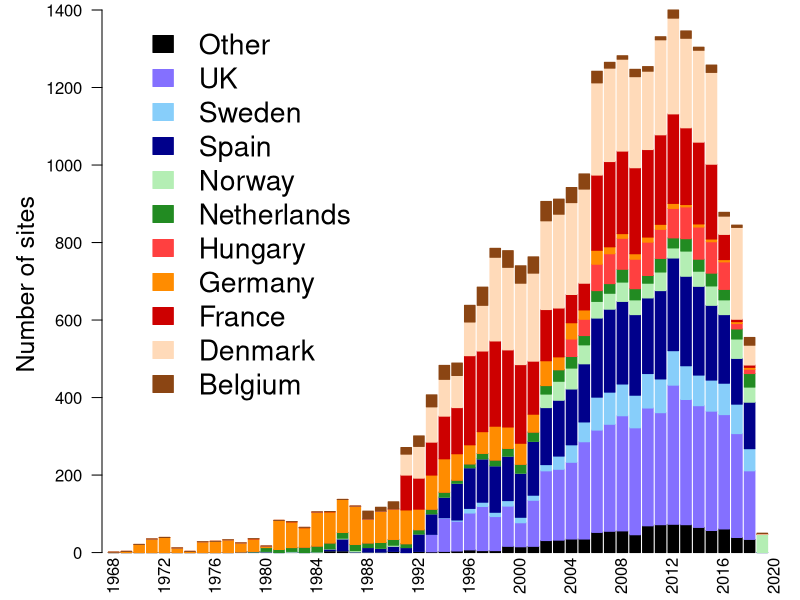

Reproduce this figure in R.
##Set working directory
setwd("C:/Users/ewelti/Desktop/git/EuroAquaticMacroInverts/")

# attach data
sites <- read.table("plots/sites_per_yr.csv", header=T, sep=",", row.names = 1, check.names = F)

tiff(filename = "plots/Countries_yr.tiff", width =5, height = 8, units = 'in', res = 600, compression = 'lzw')

par(mgp=c(3,0,-1),mar=c(2,4,0.4,0.2)+0.1)

colors <- c("black","lightslateblue","lightskyblue", "darkblue","darkseagreen2", "forestgreen",
"brown1","darkorange","red3","peachpuff", "saddlebrown")

barplot(as.matrix(sites), las=2, col= colors, border=colors, xaxt='n')

place <- c(0.6,5.392,10.185,14.977,19.769,24.562,29.354,34.146,38.938,43.731,48.523,53.315,58.108,62.9)
marks <- c(1968, 1972, 1976, 1980, 1984, 1988, 1992, 1996, 2000, 2004, 2008, 2012, 2016, 2020)
axis(side = 1, at=place, labels=marks,las=2,tick=F,line=F)
legend(x=2,y=1400, rownames(sites), fill = colors, border = colors, bty = "n",cex=1.7)
title(ylab="Number of sites", line=2.2,cex.lab=1.5)

##
dev.off()
##


